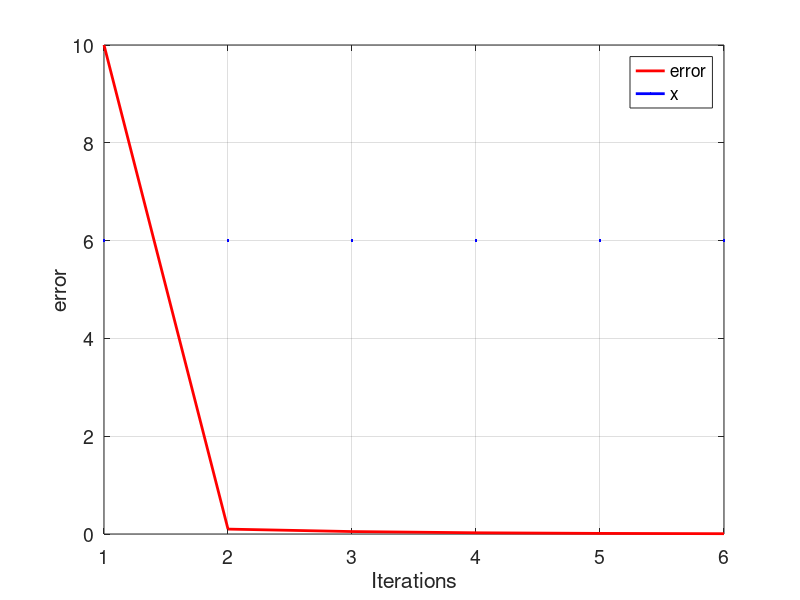

The MATLAB script that drew this image:
i=1
xl=0.5
xu=0.7
e(i)=10

while (e(i)>0.01)
    
    xr=(xl+xu)/2
    
    gxl= sin(xl)-csc(xl)+1
    gxr= sin(xr)-csc(xr)+1
    gxu= sin(xu)-csc(xu)+1
    
    if (gxl*gxr < 0)
        xu=xr
        e(i+1)=abs(xr-xl)
    end
    
    if (gxu*gxr < 0)
        xl=xr 
        e(i+1)= abs(xu-xr)
    end
    i=i+1;
    
    if (gxu*gxr==0)
        xr=xr;
    end
    
end
tamanio = size(e);
ite= 1:1:tamanio(2);
figure ('DefaultAxesFontsize', 14)
set (gcf, 'color', 'green');
plot(ite,e,'color',[1 0 0],'LineWidth',2);
grid on
hold on
plot(ite,i,'color',[0 0 1],'LineWidth',2)
xlabel('Iterations')
ylabel('error')
legend ('error','x')